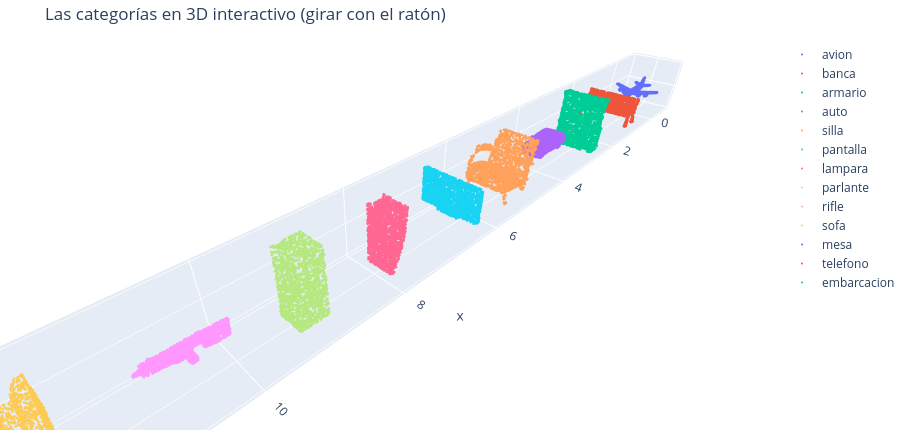

The notebook cell this image was saved under:
### Markdown cell above
## 4.1 · EDA · Explorador interactivo

**Qué hace:** permite recorrer cualquier muestra del conjunto y verla desde varios ángulos: la imagen de entrada, la nube en 3D y sus tres proyecciones planas.

**Uso:** mover el control *muestra* y cambiar el ángulo. Si `ipywidgets` no está disponible, se muestra una vista fija.

### Code cell
# =============================================================================
# 4.1 · EDA · EXPLORADOR INTERACTIVO
# =============================================================================
SIL_te = (I_te.mean(1) < 0.9)          # silueta: píxeles que no son fondo blanco
sub_pts = max(1, CFG["n_puntos"] // 2000)

def vista_muestra(i=0, acimut=35):
    p = P_te[i][::sub_pts]; c = CATS[int(Y_te[i])]
    fig = plt.figure(figsize=(15, 3.6))
    a = fig.add_subplot(1, 5, 1); a.imshow(I_te[i].transpose(1, 2, 0)); a.grid(False)
    a.set_xticks([]); a.set_yticks([]); a.set_title(f"entrada · {c} #{i}", fontsize=9)
    b = fig.add_subplot(1, 5, 2, projection="3d")
    b.scatter(p[:, 0], p[:, 2], p[:, 1], s=1.2, c=p[:, 1], cmap="viridis", lw=0); b.view_init(18, acimut)
    b.set_xlim(-.6, .6); b.set_ylim(-.6, .6); b.set_zlim(-.6, .6); b.set_title("nube 3D", fontsize=9)
    b.set_xticklabels([]); b.set_yticklabels([]); b.set_zticklabels([]); b.grid(False)
    for k, (u, v, nom) in enumerate([(0, 1, "frente (X-Y)"), (0, 2, "planta (X-Z)"), (2, 1, "perfil (Z-Y)")]):
        a = fig.add_subplot(1, 5, k + 3)
        a.hist2d(p[:, u], p[:, v], bins=40, range=[[-.6, .6], [-.6, .6]], cmap="Blues")
        a.set_title(nom, fontsize=9); a.set_aspect("equal"); a.set_xticks([]); a.set_yticks([])
    plt.tight_layout(); plt.show()

try:
    import ipywidgets as W
    W.interact(vista_muestra, i=W.IntSlider(0, 0, len(P_te) - 1, description="muestra"),
               acimut=W.IntSlider(35, 0, 360, 15, description="ángulo"))
except ImportError:
    print("ipywidgets no disponible: vista fija (pip install ipywidgets para el explorador)")
    vista_muestra(0)

try:
    import plotly.graph_objects as go
    fg = go.Figure()
    for j, c in enumerate(CATS):
        if not (Y_te == j).any():
            continue
        q = P_te[int(np.where(Y_te == j)[0][0])][::sub_pts]
        fg.add_trace(go.Scatter3d(x=q[:, 0] + 1.3 * j, y=q[:, 2], z=q[:, 1], mode="markers",
                                  marker=dict(size=1.5), name=c))
    fg.update_layout(title="Las categorías en 3D interactivo (girar con el ratón)", height=430,
                     scene=dict(aspectmode="data"), margin=dict(l=0, r=0, t=40, b=0))
    fg.show()
except ImportError:
    print("plotly no disponible: se omite la vista 3D rotable (pip install plotly)")

tarjeta("4.1 · Explorador interactivo",
        "Una misma muestra vista como imagen, como nube 3D y como tres proyecciones de densidad.",
        ["Las proyecciones revelan estructuras que la imagen oculta: patas traseras, respaldos, colas.",
         "La vista de planta (X-Z) es la que menos información comparte con la imagen de entrada.",
         "La nube está en el sistema canónico del objeto; la imagen, en una de las 24 vistas disponibles."],
        ["Lo que no aparece en la imagen es exactamente lo que el modelo tiene que deducir.",
         "Recorrer varias muestras enseña la variabilidad dentro de cada categoría: no hay dos objetos iguales, "
         "y sin embargo el modelo debe producir una forma específica para cada imagen.",
         "El modelo tampoco recibe la orientación: debe inferirla de la propia foto."],
        "La imagen constituye una proyección de la escena y la nube restituye la información tridimensional perdida en ella.")

### Figure 1 — Plotly figure (JSON) as saved in the notebook; plotly's stock layout.template omitted (floating-point values rounded to 4 significant figures; data arrays with more than 128 entries replaced by an {"elided": "..."} marker saying what was removed)
{"data": [{"marker": {"size": 1.5}, "mode": "markers", "name": "avion", "type": "scatter3d", "x": {"elided": "2048 float values"}, "y": {"elided": "2048 float values"}, "z": {"elided": "2048 float values"}}, {"marker": {"size": 1.5}, "mode": "markers", "name": "banca", "type": "scatter3d", "x": {"elided": "2048 float values"}, "y": {"elided": "2048 float values"}, "z": {"elided": "2048 float values"}}, {"marker": {"size": 1.5}, "mode": "markers", "name": "armario", "type": "scatter3d", "x": {"elided": "2048 float values"}, "y": {"elided": "2048 float values"}, "z": {"elided": "2048 float values"}}, {"marker": {"size": 1.5}, "mode": "markers", "name": "auto", "type": "scatter3d", "x": {"elided": "2048 float values"}, "y": {"elided": "2048 float values"}, "z": {"elided": "2048 float values"}}, {"marker": {"size": 1.5}, "mode": "markers", "name": "silla", "type": "scatter3d", "x": {"elided": "2048 float values"}, "y": {"elided": "2048 float values"}, "z": {"elided": "2048 float values"}}, {"marker": {"size": 1.5}, "mode": "markers", "name": "pantalla", "type": "scatter3d", "x": {"elided": "2048 float values"}, "y": {"elided": "2048 float values"}, "z": {"elided": "2048 float values"}}, {"marker": {"size": 1.5}, "mode": "markers", "name": "lampara", "type": "scatter3d", "x": {"elided": "2048 float values"}, "y": {"elided": "2048 float values"}, "z": {"elided": "2048 float values"}}, {"marker": {"size": 1.5}, "mode": "markers", "name": "parlante", "type": "scatter3d", "x": {"elided": "2048 float values"}, "y": {"elided": "2048 float values"}, "z": {"elided": "2048 float values"}}, {"marker": {"size": 1.5}, "mode": "markers", "name": "rifle", "type": "scatter3d", "x": {"elided": "2048 float values"}, "y": {"elided": "2048 float values"}, "z": {"elided": "2048 float values"}}, {"marker": {"size": 1.5}, "mode": "markers", "name": "sofa", "type": "scatter3d", "x": {"elided": "2048 float values"}, "y": {"elided": "2048 float values"}, "z": {"elided": "2048 float values"}}, {"marker": {"size": 1.5}, "mode": "markers", "name": "mesa", "type": "scatter3d", "x": {"elided": "2048 float values"}, "y": {"elided": "2048 float values"}, "z": {"elided": "2048 float values"}}, {"marker": {"size": 1.5}, "mode": "markers", "name": "telefono", "type": "scatter3d", "x": {"elided": "2048 float values"}, "y": {"elided": "2048 float values"}, "z": {"elided": "2048 float values"}}, {"marker": {"size": 1.5}, "mode": "markers", "name": "embarcacion", "type": "scatter3d", "x": {"elided": "2048 float values"}, "y": {"elided": "2048 float values"}, "z": {"elided": "2048 float values"}}], "layout": {"height": 430, "margin": {"b": 0, "l": 0, "r": 0, "t": 40}, "scene": {"aspectmode": "data"}, "title": {"text": "Las categorías en 3D interactivo (girar con el ratón)"}}}
